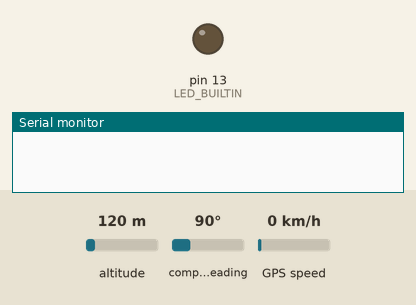
The sketch below on a simulated Arduino Uno, built with avr-gcc and run on an emulated ATmega328P. On the bench: output pins drawn as LEDs (lit = HIGH), the last lines printed to the serial monitor. The test bench sets the inputs (shaded band); at power-on: altitude 120 m, compass heading 90°, GPS speed 0 km/h. The GPS gets a fix after 3 s at 37.7749, -122.4194 with 8 satellites.

Above: at 0.1 s.
At 3.1 s:
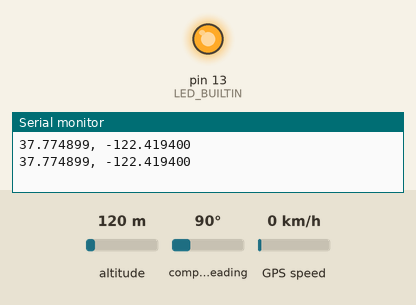
Timing chart, 0 to 4.6 s (numbered marks = the images above):
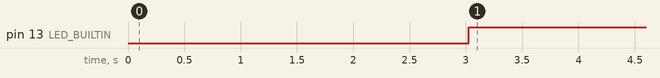

The sketch:

MAKIT_THT_GPS.ino
```cpp
#include "TinyGPS++.h"

TinyGPSPlus gps;

void setup() {
  Serial.begin(9600);
  pinMode(LED_BUILTIN, OUTPUT);
}

String message = "";
void loop() {
  while (Serial.available() > 0) {
    if (gps.encode(Serial.read())) {
      //displayInfo();
      if (gps.location.isValid()) {
        digitalWrite(LED_BUILTIN, HIGH);
        message = String(gps.location.lat(), 6);
        message += ", ";
        message += String(gps.location.lng(), 6);
        Serial.println(message);
      }
    }
  }
}

void displayInfo()
{
  Serial.print(F("Location: "));
  if (gps.location.isValid())
  {
    Serial.print(gps.location.lat(), 6);
    Serial.print(F(","));
    Serial.print(gps.location.lng(), 6);
  }
  else
  {
    Serial.print(F("INVALID"));
  }

  Serial.print(F("  Date/Time: "));
  if (gps.date.isValid())
  {
    Serial.print(gps.date.month());
    Serial.print(F("/"));
    Serial.print(gps.date.day());
    Serial.print(F("/"));
    Serial.print(gps.date.year());
  }
  else
  {
    Serial.print(F("INVALID"));
  }

  Serial.print(F(" "));
  if (gps.time.isValid())
  {
    if (gps.time.hour() < 10) Serial.print(F("0"));
    Serial.print(gps.time.hour());
    Serial.print(F(":"));
    if (gps.time.minute() < 10) Serial.print(F("0"));
    Serial.print(gps.time.minute());
    Serial.print(F(":"));
    if (gps.time.second() < 10) Serial.print(F("0"));
    Serial.print(gps.time.second());
    Serial.print(F("."));
    if (gps.time.centisecond() < 10) Serial.print(F("0"));
    Serial.print(gps.time.centisecond());
  }
  else
  {
    Serial.print(F("INVALID"));
  }

  Serial.println();
}
```

Measured:
- by itself, pin 13 (LED_BUILTIN): LOW → HIGH at 3.0 s
